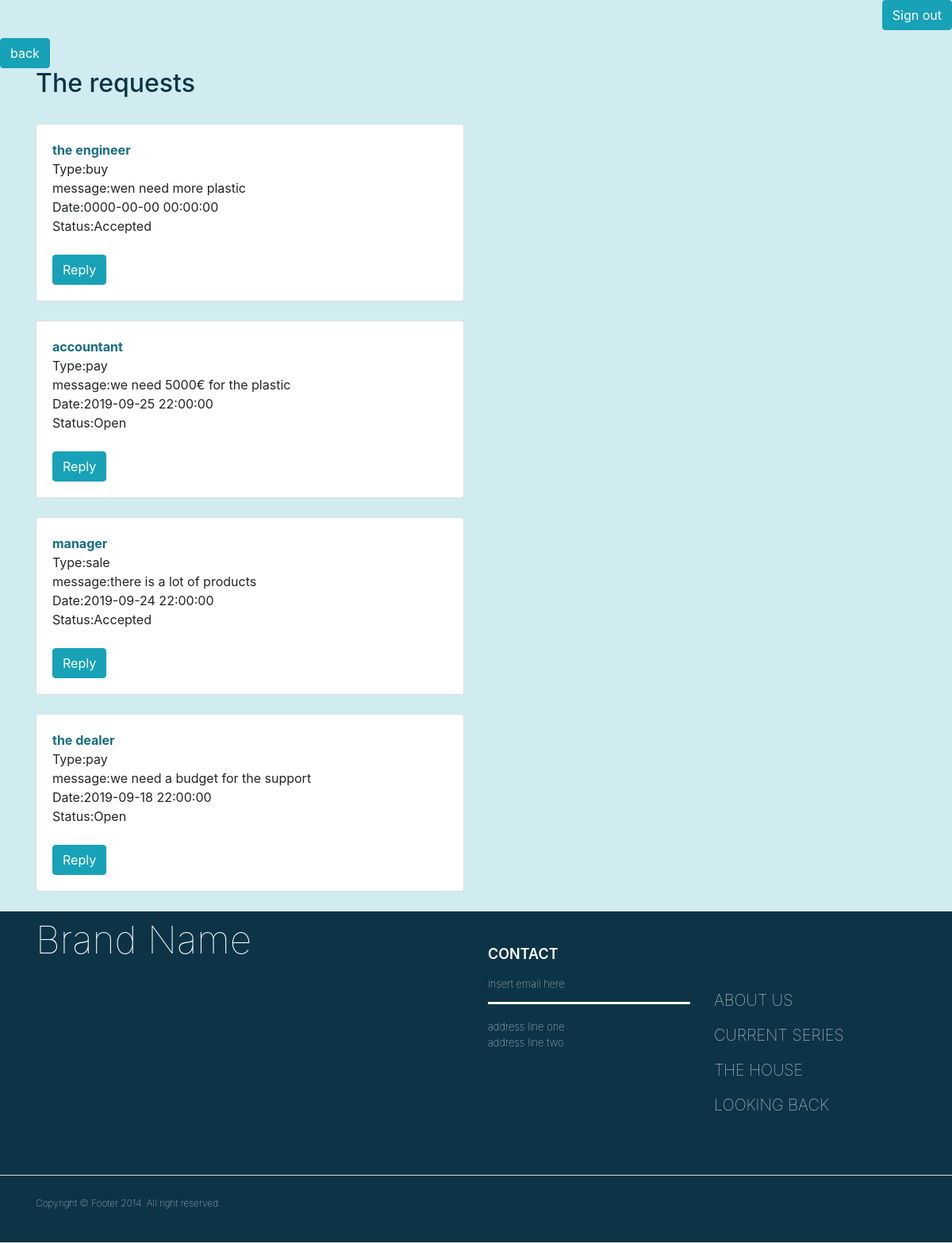
Screenshot of /requests.php with the database file from the repository.
### tables this page shows
CREATE TABLE `requests` (
  `request_id` int(12) NOT NULL,
  `request_type` enum('buy','sale','pay') NOT NULL,
  `request_message` varchar(250) NOT NULL,
  `request_date` timestamp NOT NULL DEFAULT current_timestamp(),
  `fk_user_from` int(11) NOT NULL,
  `request_status` enum('Open','Accepted','Dismissed','') NOT NULL
);

### requests.php (the view, shortened to what this page needs)
<?php
require 'db.php';
?>
<!DOCTYPE html>
<html lang="en">
<head>
<?php require 'header.php'; ?>
</head>
<body class="body">
<?php require 'nav.php'; ?>
<a href="managerpage.php"><button type='button' class='btn btn-info'>back</button></a>
<div class="container">
 <h2 style="color: #0d3446" >The requests</h2><br>
<?php
$sql = "SELECT * FROM requests
        JOIN users ON fk_user_from=user_id
        ";
        $result =mysqli_query($conn,$sql);
        if($result->num_rows> 0) {
            while($row = $result->fetch_assoc()) {?>
<div class="row">
    <div class="col-sm-6">
        <div class="card">
            <div class="card-body">
                <span class="card-title"><b style=" color: #176d81"></span><?php echo $row['fullname'];?></b><br>
                <span class="card-text">Type:</span><?php echo $row['request_type'];?><br>
                <span class="card-text">message:</span><?php echo $row['request_message'];?><br>
                <span class="card-text">Date:</span><?php echo $row['request_date'];?><br>
                <span class="card-text">Status:</span><?php echo $row['request_status'];?><br><br>
                <?php echo "
                <a href='action/acceptRequest.php?id=" .$row['request_id']."'><button type='button' class='btn btn-info'>Reply</button></a>"
                  ;  ?>
                 </div>
        </div>
                <br>
    </div>
</div>
<?php
}
}
?>
</div>
<?php require 'footer.php'; ?>
</body>
</html>

### requests.php (style rules this page uses)
.body { background-color: #d0ecf0 }

### rows the page displays
requests: request_type "buy", request_message "wen need more plastic", request_date "0000-00-00 00:00:00", request_status "Accepted"
requests: request_type "pay", request_message "we need 5000€ for the plastic", request_date "2019-09-25 22:00:00", request_status "Open"
requests: request_type "sale", request_message "there is a lot of products", request_date "2019-09-24 22:00:00", request_status "Accepted"
requests: request_type "pay", request_message "we need a budget for the support", request_date "2019-09-18 22:00:00", request_status "Open"
